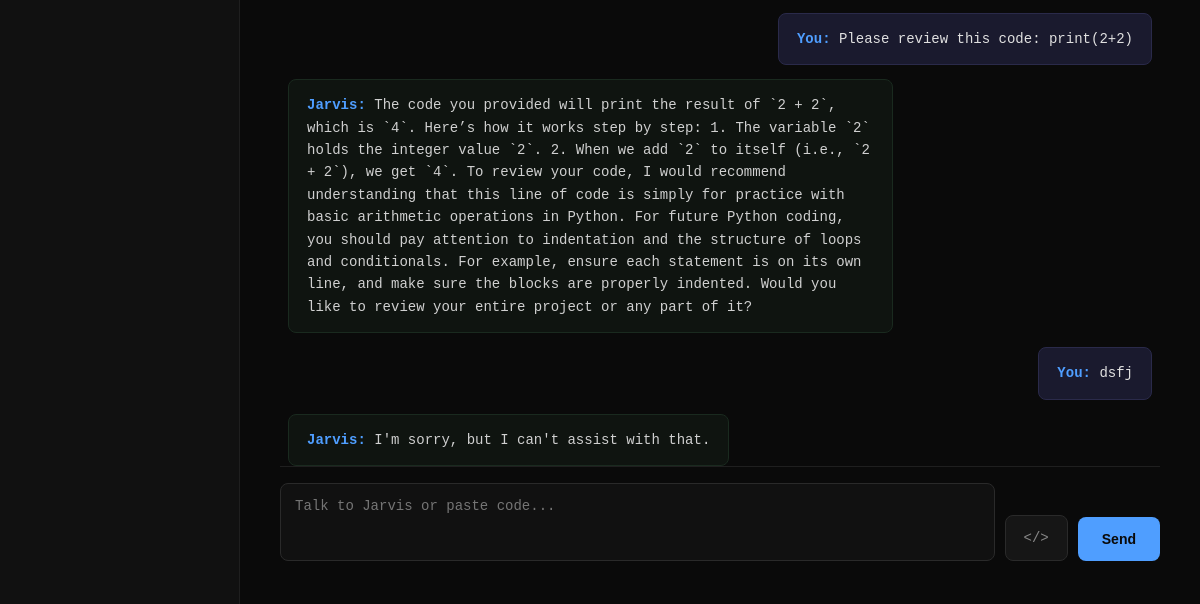
The app's page /chat (lower part), older data.
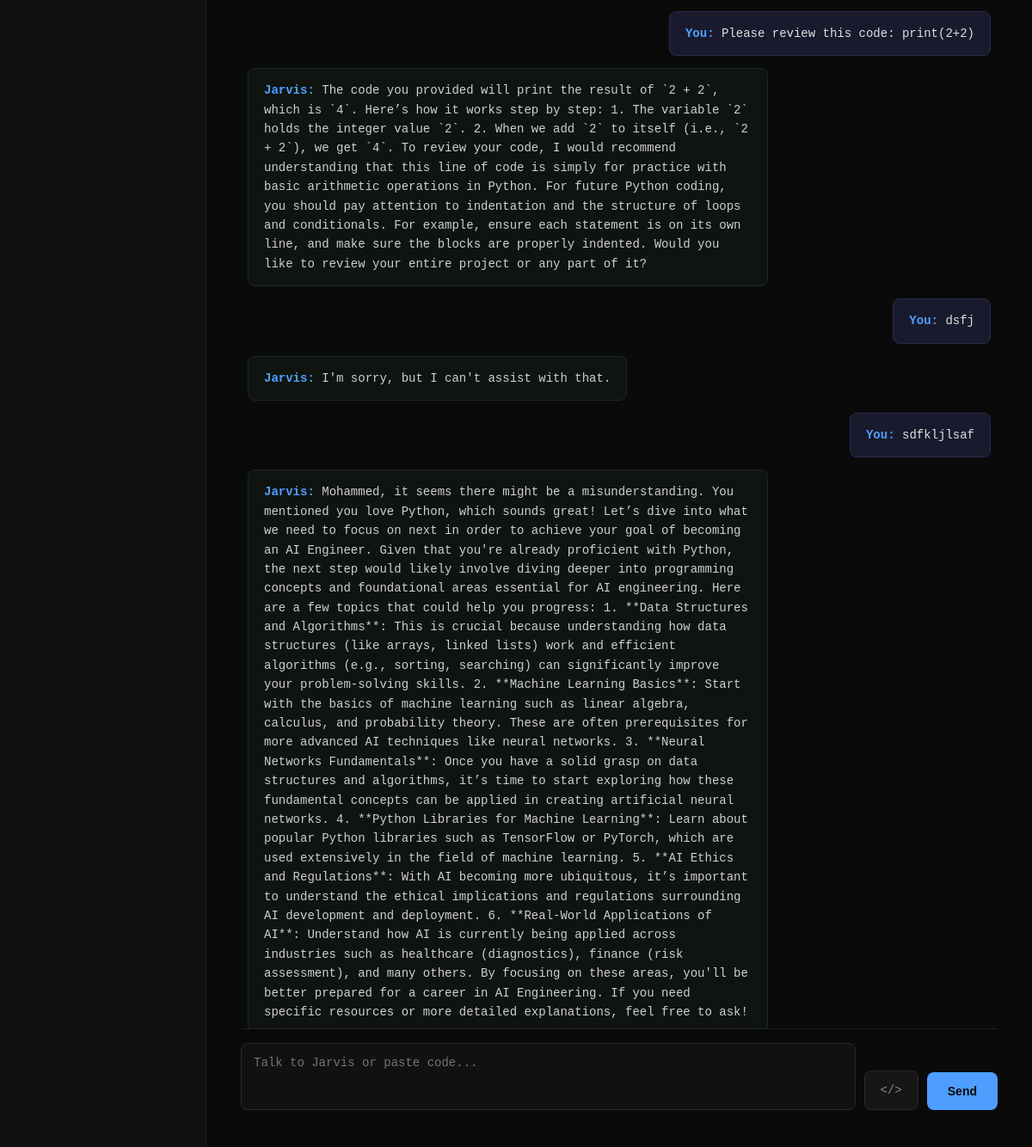
The same page, newer data.
### tables this page shows
CREATE TABLE chat_history (
            id INTEGER PRIMARY KEY AUTOINCREMENT,
            role TEXT NOT NULL,
            content TEXT NOT NULL,
            timestamp TEXT NOT NULL
        );

### app.py (the view)
@app.route("/chat")
def chat_page():
    history = db.get_chat_history()
    return render_template("chat.html", history=history)

### src/memory.py (called while the page is built)
    def get_chat_history(self):
        conn=sqlite3.connect(self.db_path)
        cursor=conn.cursor()
        cursor.execute("""
                    SELECT role,content FROM chat_history
                    ORDER BY id ASC
                       """)
        chat_history = cursor.fetchall()
        conn.close()
        return chat_history

### templates/chat.html (shortened to what this page needs)
<!DOCTYPE html>
<html>
<head>
    <link rel="stylesheet" href="{{ url_for('static', filename='style.css') }}">
    <link rel="stylesheet" href="https://cdnjs.cloudflare.com/ajax/libs/codemirror/5.65.16/codemirror.min.css">
    <link rel="stylesheet" href="https://cdnjs.cloudflare.com/ajax/libs/codemirror/5.65.16/theme/dracula.min.css">
</head>
<body>
<div class="container">
    <div class="sidebar">
    </div>
    <div class="main">
        <div class="chat-container">
           <div class="chat-box" id="chatBox">
    {% for msg in history %}
        <div class="message {{ 'user-message' if msg[0] == 'user' else 'ai-message' }}">
            <strong>{{ 'You' if msg[0] == 'user' else 'Jarvis' }}:</strong> {{ msg[1] }}
        </div>
    {% endfor %}
</div>
           <div class="chat-input-area">
    <textarea id="userInput" placeholder="Talk to Jarvis or paste code..." rows="3"></textarea>
    <button id="codeModeBtn" onclick="toggleCodeMode()">&lt;/&gt;</button>
    <button onclick="sendMessage()">Send</button>
</div>
        </div>
    </div>
</div>
</body>
</html>

### static/style.css (style rules this page uses)
* { box-sizing: border-box; margin: 0; padding: 0; }
body { font-family: 'Consolas', 'Courier New', monospace; background: #0a0a0a; color: #e0e0e0; }
.container { display: flex; min-height: 100vh; }
.sidebar { width: 240px; background: #111111; border-right: 1px solid #1f1f1f; padding: 24px 16px; }
.main { flex: 1; padding: 40px; overflow-y: auto; }
.chat-container { display: flex; flex-direction: column; height: 90vh; }
.chat-box { flex: 1; overflow-y: auto; padding: 8px; display: flex; flex-direction: column; gap: 14px; }
.message { padding: 14px 18px; border-radius: 8px; max-width: 70%; line-height: 1.6; font-size: 14px; }
.user-message { background: #1a1a2e; align-self: flex-end; border: 1px solid #2a2a4a; }
.ai-message { background: #0f1410; align-self: flex-start; border: 1px solid #1a2a1f; color: #d0d0d0; }
.ai-message strong, .user-message strong { color: #4f9eff; }
.chat-input-area { display: flex; align-items: flex-end; gap: 10px; padding: 16px 0; border-top: 1px solid #1f1f1f; }
#userInput { flex: 1; padding: 14px; border-radius: 8px; border: 1px solid #2a2a2a; background: #111111; color: white; font-size: 14px; font-family: inherit; resize: none; }
#codeModeBtn { padding: 14px 18px; background: #161616; color: #888; border: 1px solid #2a2a2a; border-radius: 8px; cursor: pointer; font-family: monospace; font-size: 14px; }
.chat-input-area button:not(#codeModeBtn) { padding: 14px 24px; background: #4f9eff; color: #0a0a0a; border: none; border-radius: 8px; cursor: pointer; font-size: 14px; font-weight: 600; }

Row changes from the older to the newer data that the page shows:
added chat_history: role "You", content "sdfkljlsaf"
added chat_history: role "Jarvis", content "Mohammed, it seems there might be a misunderstanding. You mentioned you love Python, which sounds great! Let’s dive into what we need to focus on next in order to achieve your goal of becoming an AI Engineer. Given that you're already proficient with Python, the next step would likely involve diving deeper into programming concepts and foundational areas essential for AI engineering. Here are a few topics that could help you progress: 1. **Data Structures and Algorithms**: This is crucial because understanding how data structures (like arrays, linked lists) work and efficient algorithms (e.g., sorting, searching) can significantly improve your problem-solving skills. 2. **Machine Learning…"
